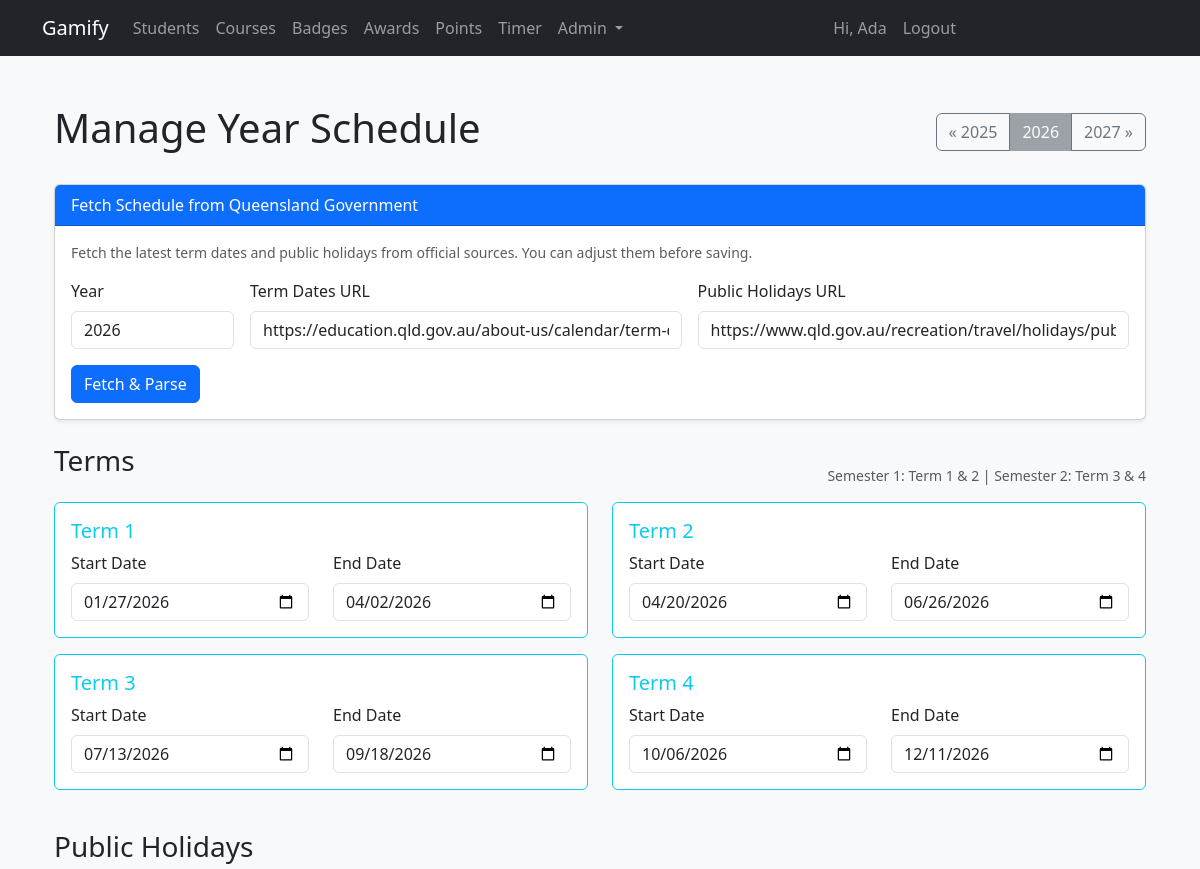
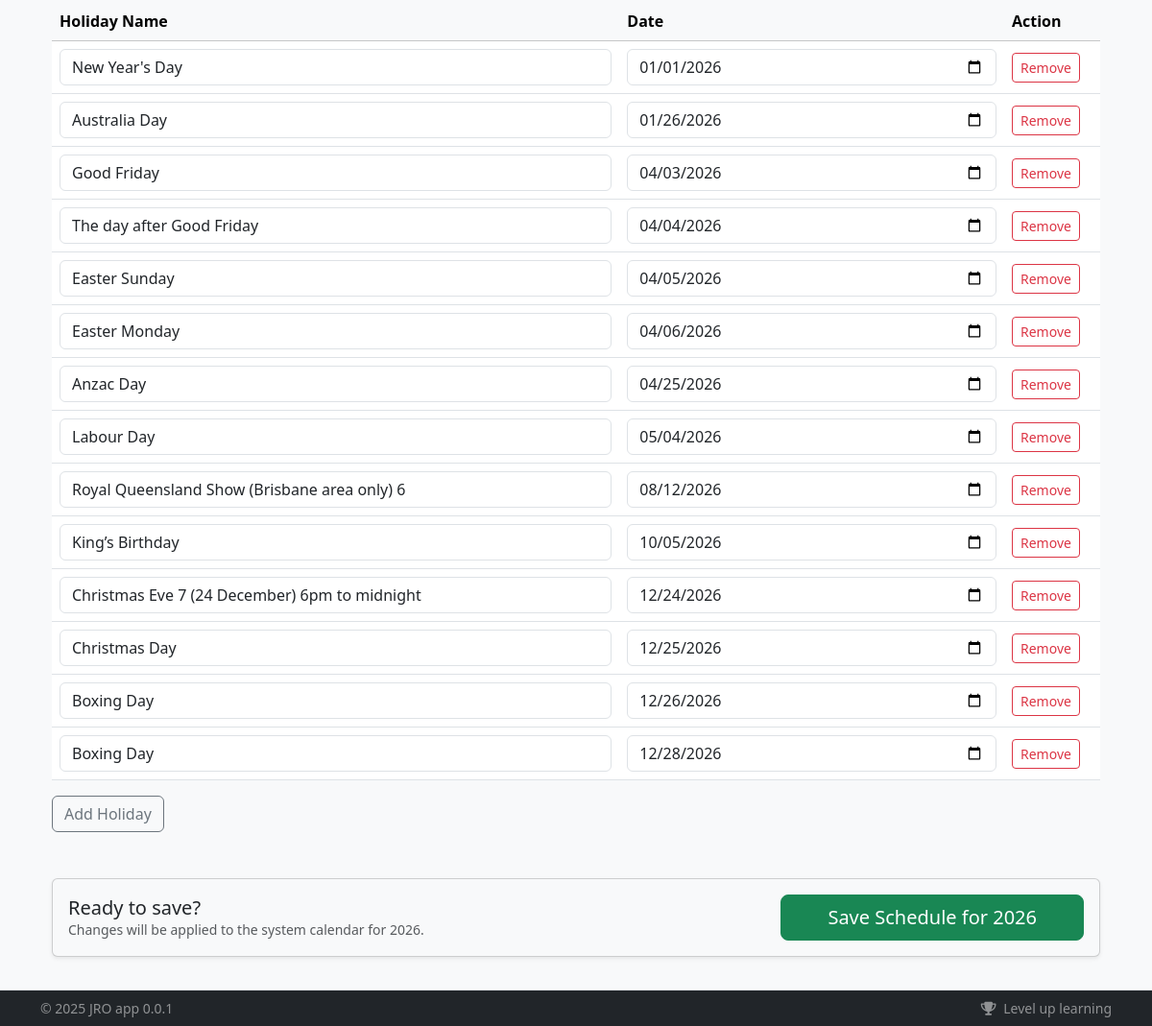
Page /admin/schedule (signed in) on the committed database (2 pictures, top to bottom).
### app/models/user.py (models this page shows, shortened)
class User(db.Model):
    __tablename__ = "users"
    id = db.Column(db.Integer, primary_key=True)
    student_code = db.Column(db.String(32), unique=True, nullable=True)
    email = db.Column(db.String(255), unique=True, nullable=False, index=True)
    first_name = db.Column(db.String(100), nullable=False)
    last_name = db.Column(db.String(100), nullable=False)
    password_hash = db.Column(db.String(255), nullable=False)
    registered_method = db.Column(db.String(20), nullable=False, default="site")  # site|bulk
    created_at = db.Column(db.DateTime, default=lambda: datetime.now(timezone.utc))
    avatar = db.Column(db.String(255), nullable=True)
    is_active = db.Column(db.Boolean, default=True, nullable=False)
    issued_badges = db.relationship(
        "Badge",
        backref="creator",
        lazy=True,
        foreign_keys="Badge.created_by_id",
    )
    attendances = db.relationship(
        "Attendance",
        foreign_keys="Attendance.student_id",
        back_populates="student",
        cascade="all, delete-orphan",
    )
    marked_attendances = db.relationship(
        "Attendance",
        foreign_keys="Attendance.marked_by_user_id",
        back_populates="marked_by",
    )
    roles = db.relationship("Role", secondary="user_roles", backref="users")
    groups = db.relationship("Group", secondary="user_groups", backref="users")
    @property
    def role(self):
        """Returns the user's primary role name."""
        if self.roles:
            return self.roles[0].name
        return "student"

### app/models/schedule.py (models this page shows)
class PublicHoliday(db.Model):
    __tablename__ = "public_holidays"
    id = db.Column(db.Integer, primary_key=True)
    academic_year_id = db.Column(db.Integer, db.ForeignKey("academic_years.id"), nullable=False)
    name = db.Column(db.String(100), nullable=False)
    date = db.Column(db.Date, nullable=False)
    academic_year = db.relationship("AcademicYear", back_populates="holidays")
    __table_args__ = (db.UniqueConstraint("academic_year_id", "date", name="uq_year_holiday_date"),)

### app/routers/admin/routes.py (the view)
@router.get("/schedule", response_class=HTMLResponse, name="admin.schedule_index")
def schedule_index(
    request: Request,
    year: Optional[int] = None,
    current_user: User = Depends(admin_required),
    session: Session = Depends(get_db),
):
    if year is None:
        year = datetime.now().year
    academic_year = session.query(AcademicYear).filter_by(year=year).first()
    return render_template(
        "admin/schedule/index.html",
        {
            "request": request,
            "year": year,
            "academic_year": academic_year,
            "default_term_url": TERM_DATES_URL,
            "default_holiday_url": PUBLIC_HOLIDAYS_URL,
            "current_user": current_user,
        }
    )

### app/templates/admin/schedule/index.html (shortened to what this page needs)
{% extends "base.html" %}
{% block content %}
<div class="container mt-4">
    <div class="d-flex justify-content-between align-items-center mb-4">
        <h1>Manage Year Schedule</h1>
        <div class="btn-group">
            <a href="{{ url_for('admin.schedule_index', year=year-1) }}" class="btn btn-outline-secondary">&laquo; {{ year-1 }}</a>
            <button class="btn btn-secondary disabled">{{ year }}</button>
            <a href="{{ url_for('admin.schedule_index', year=year+1) }}" class="btn btn-outline-secondary">{{ year+1 }} &raquo;</a>
        </div>
    </div>
    <div class="card mb-4 shadow-sm">
        <div class="card-header bg-primary text-white">Fetch Schedule from Queensland Government</div>
        <div class="card-body">
            <p class="text-muted small">Fetch the latest term dates and public holidays from official sources. You can adjust them before saving.</p>
            <form action="{{ url_for('admin.schedule_fetch') }}" method="post" class="row g-3">
                <div class="col-md-2">
                    <label for="year" class="form-label">Year</label>
                    <input type="number" name="year" id="year" class="form-control" value="{{ year }}" required>
                </div>
                <div class="col-md-5">
                    <label for="term_url" class="form-label">Term Dates URL</label>
                    <input type="url" name="term_url" id="term_url" class="form-control" value="{{ term_url or default_term_url }}">
                </div>
                <div class="col-md-5">
                    <label for="holiday_url" class="form-label">Public Holidays URL</label>
                    <input type="url" name="holiday_url" id="holiday_url" class="form-control" value="{{ holiday_url or default_holiday_url }}">
                </div>
                <div class="col-12">
                    <button type="submit" class="btn btn-primary">Fetch & Parse</button>
                </div>
            </form>
        </div>
    </div>
    {% if fetched_terms or academic_year %}
    <form action="{{ url_for('admin.schedule_save') }}" method="post">
        <div class="d-flex justify-content-between align-items-end mb-3">
            <h3>Terms</h3>
            <div class="text-muted small">
                Semester 1: Term 1 & 2 | Semester 2: Term 3 & 4
            </div>
        </div>
        <div class="row">
            {% for i in range(1, 5) %}
            {% set ns = namespace(term_obj=None) %}
            {% if fetched_terms %}
                {% for t in fetched_terms if t.number == i %}{% set ns.term_obj = t %}{% endfor %}
            {% elif academic_year %}
                {% for t in academic_year.terms if t.number == i %}{% set ns.term_obj = t %}{% endfor %}
            {% endif %}
            {% set term_obj = ns.term_obj %}
            {% set s_date = "" %}
            {% set e_date = "" %}
            {% if term_obj %}
                {% if term_obj is mapping %}
                    {% if term_obj.start_date %}{% set s_date = term_obj.start_date.strftime('%Y-%m-%d') %}{% endif %}
                    {% if term_obj.end_date %}{% set e_date = term_obj.end_date.strftime('%Y-%m-%d') %}{% endif %}
                {% else %}
                    {% if term_obj.start_date %}{% set s_date = term_obj.start_date.strftime('%Y-%m-%d') %}{% endif %}
                    {% if term_obj.end_date %}{% set e_date = term_obj.end_date.strftime('%Y-%m-%d') %}{% endif %}
                {% endif %}
            {% endif %}
            <div class="col-md-6 mb-3">
                <div class="card border-info">
                    <div class="card-body">
                        <h5 class="card-title text-info">Term {{ i }}</h5>
                        <div class="row">
                            <div class="col">
                                <label class="form-label">Start Date</label>
                                <input type="date" name="term_{{ i }}_start" class="form-control" value="{{ s_date }}">
                            </div>
                            <div class="col">
                                <label class="form-label">End Date</label>
                                <input type="date" name="term_{{ i }}_end" class="form-control" value="{{ e_date }}">
                            </div>
                        </div>
                    </div>
                </div>
            </div>
            {% endfor %}
        </div>
        <h3 class="mt-4">Public Holidays</h3>
        <div class="table-responsive">
            <table class="table table-hover align-middle" id="holidays-table">
                <thead class="table-light">
                    <tr>
                        <th>Holiday Name</th>
                        <th>Date</th>
                        <th style="width: 100px;">Action</th>
                    </tr>
                </thead>
                <tbody>
                    {% if fetched_holidays %}
                        {% for h in fetched_holidays %}
                        <tr>
                            <td><input type="text" name="holiday_names" class="form-control" value="{{ h.name }}"></td>
                            <td><input type="date" name="holiday_dates" class="form-control" value="{{ h.date.strftime('%Y-%m-%d') if h.date else '' }}"></td>
                            <td><button type="button" class="btn btn-outline-danger btn-sm remove-holiday">Remove</button></td>
                        </tr>
                        {% endfor %}
                    {% elif academic_year %}
                        {% for h in academic_year.holidays %}
                        <tr>
                            <td><input type="text" name="holiday_names" class="form-control" value="{{ h.name }}"></td>
                            <td><input type="date" name="holiday_dates" class="form-control" value="{{ h.date.strftime('%Y-%m-%d') if h.date else '' }}"></td>
                            <td><button type="button" class="btn btn-outline-danger btn-sm remove-holiday">Remove</button></td>
                        </tr>
                        {% endfor %}
                    {% endif %}
                </tbody>
            </table>
        </div>
        <button type="button" class="btn btn-outline-secondary mb-4" id="add-holiday">
             Add Holiday
        </button>
        <div class="card bg-light mt-4 mb-5 shadow-sm">
            <div class="card-body d-flex justify-content-between align-items-center">
                <div>
                    <h5 class="mb-0">Ready to save?</h5>
                    <p class="text-muted small mb-0">Changes will be applied to the system calendar for {{ year }}.</p>
                </div>
                <button type="submit" class="btn btn-success btn-lg px-5">Save Schedule for {{ year }}</button>
            </div>
        </div>
    </form>
    {% else %}
    <div class="alert alert-info shadow-sm">
        No schedule found for {{ year }}. Use the form above to fetch it or start adding dates manually.
    </div>
    {% endif %}
</div>
{% endblock %}

### app/templates/base.html (shortened to what this page needs)
<!doctype html>
<html lang="en">
  <head>
    <link href="https://cdn.jsdelivr.net/npm/bootstrap@5.3.3/dist/css/bootstrap.min.css" rel="stylesheet">
    <link href="https://cdnjs.cloudflare.com/ajax/libs/font-awesome/6.5.2/css/all.min.css" rel="stylesheet">
    <link rel="stylesheet" href="{{ url_for('static', filename='css/main.css') }}">
    {% from "_macros.html" import csrf %}
  </head>
  <body class="bg-light">
    <nav class="navbar navbar-expand-lg navbar-dark bg-dark">
      <div class="container">
        <a class="navbar-brand" href="/">Gamify</a>
        <div class="collapse navbar-collapse" id="nav">
          <ul class="navbar-nav me-auto">
            <li class="nav-item"><a class="nav-link" href="/students/">Students</a></li>
            <li class="nav-item"><a class="nav-link" href="/courses/">Courses</a></li>
            <li class="nav-item"><a class="nav-link" href="/badges/">Badges</a></li>
            <li class="nav-item"><a class="nav-link" href="/awards/">Awards</a></li>
            <li class="nav-item"><a class="nav-link" href="/points/adjust">Points</a></li>
            <li class="nav-item"><a class="nav-link" href="/timer">Timer</a></li>
            {% if current_user.role == 'admin' %}
            <li class="nav-item dropdown">
              <a class="nav-link dropdown-toggle" href="#" role="button" data-bs-toggle="dropdown">
                Admin
              </a>
            </li>
            {% endif %}
          </ul>
          <ul class="navbar-nav me-auto">
            {% if current_user.is_authenticated %}
              <li class="nav-item"><span class="nav-link">Hi, {{ current_user.first_name }}</span></li>
              <li class="nav-item"><a class="nav-link btn-lilo" href="/auth/logout">Logout</a></li>
            {% else %}
              <li class="nav-item"><a class="nav-link" href="/auth/login">Login</a></li>
            {% endif %}
          </ul>
        </div>
      </div>
    </nav>
    <main class="container py-4">
      {% block content %}{% endblock %}
    </main>
    <footer id="app-footer" class="app-footer fixed-bottom bg-dark text-white-50 border-top">
      <div class="container py-2 d-flex flex-wrap justify-content-between small">
        <span>&copy; {{ 2025 }} {{config.AUTHOR}} {{config.APP_NAME}} {{config.APP_VERSION}}</span>
        <span>
          <i class="fa fa-trophy me-1"></i> Level up learning
        </span>
      </div>
    </footer>
  </body>
</html>

### app/templates/base.html (style rules this page uses)
main { padding-bottom: 80px; }
.app-footer { z-index: 1030; }

### rows in the picture
User: first_name "Ada"
PublicHoliday: holiday_names "New Year's Day", holiday_dates "01/01/2026"
PublicHoliday: holiday_names "Australia Day", holiday_dates "01/26/2026"
PublicHoliday: holiday_names "Good Friday", holiday_dates "04/03/2026"
PublicHoliday: holiday_names "The day after Good Friday", holiday_dates "04/04/2026"
PublicHoliday: holiday_names "Easter Sunday", holiday_dates "04/05/2026"
PublicHoliday: holiday_names "Easter Monday", holiday_dates "04/06/2026"
PublicHoliday: holiday_names "Anzac Day", holiday_dates "04/25/2026"
PublicHoliday: holiday_names "Labour Day", holiday_dates "05/04/2026"
PublicHoliday: holiday_names "Royal Queensland Show (Brisbane area only) 6", holiday_dates "08/12/2026"
PublicHoliday: holiday_names "King’s Birthday", holiday_dates "10/05/2026"
PublicHoliday: holiday_names "Christmas Eve 7 (24 December) 6pm to midnight", holiday_dates "12/24/2026"
PublicHoliday: holiday_names "Christmas Day", holiday_dates "12/25/2026"
PublicHoliday: holiday_names "Boxing Day", holiday_dates "12/26/2026"
PublicHoliday: holiday_names "Boxing Day", holiday_dates "12/28/2026"

### other values in the picture
{{ year-1 }} "2025"
{{ year }} "2026"
{{ year+1 }} "2027"
{{ i }} "1" "2" "3" "4"
{{ 2025 }} "2025"
{{ config.AUTHOR }} "JRO"
{{ config.APP_NAME }} "app"
{{ config.APP_VERSION }} "0.0.1"
